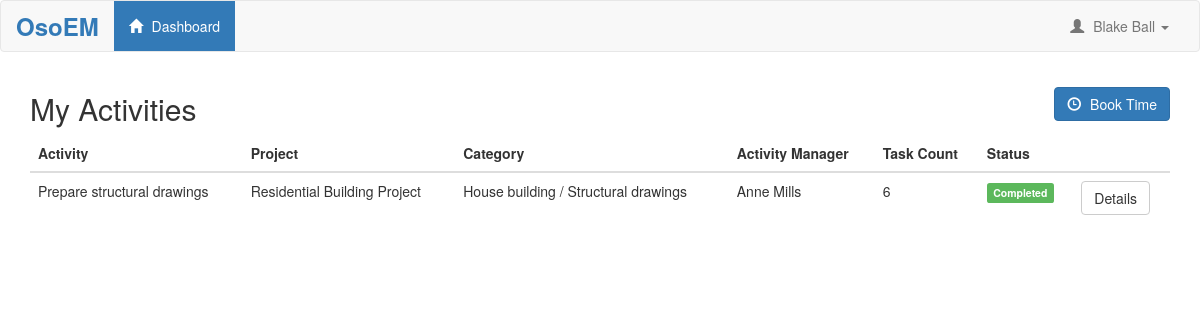
The page /app/public/dashboard.php (signed in) on the database its author committed.
### tables this page shows
CREATE TABLE Employees(
    employeeid INT NOT NULL AUTO_INCREMENT,
    firstname VARCHAR(255) NOT NULL,
    lastname VARCHAR(255) NOT NULL,
    password VARCHAR(255) NOT NULL,
    email VARCHAR(255) NOT NULL,
    PRIMARY KEY (employeeid)
);

CREATE TABLE Activities(
    activityid INT AUTO_INCREMENT NOT NULL,
    subcategoryid INT NOT NULL,
    activityname VARCHAR(255) NOT NULL,
    activitydescription VARCHAR(1000),
    activitymanagerid INT NOT NULL,
    plannedstart DATE,
    plannedfinish DATE,
    forecaststart DATE,
    forecastfinish DATE,
    actualstart DATE,
    actualfinish DATE,
    plannedhours DECIMAL(10,2),
    forecasthours DECIMAL(10,2),
    PRIMARY KEY (activityid),
    FOREIGN KEY (subcategoryid) REFERENCES ActivitySubcategories (subcategoryid),
    FOREIGN KEY (activitymanagerid) REFERENCES Employees (employeeid)
);

CREATE TABLE Projects(
    projectid INT NOT NULL AUTO_INCREMENT,
    projectmanagerid INT NOT NULL,
    projectno VARCHAR(255) NOT NULL UNIQUE,
    projectname VARCHAR(255) NOT NULL,
    PRIMARY KEY (projectid),
    FOREIGN KEY (projectmanagerid) REFERENCES Employees (employeeid)
);

CREATE TABLE ActivityCategories(
    categoryid INT NOT NULL AUTO_INCREMENT,
    projectid INT NOT NULL,
    categoryname VARCHAR(255) NOT NULL,
    PRIMARY KEY (categoryid),
    FOREIGN KEY (projectid) REFERENCES Projects (projectid)
);

CREATE TABLE ActivitySubcategories(
    subcategoryid INT NOT NULL AUTO_INCREMENT,
    categoryid INT NOT NULL,
    subcategoryname VARCHAR(255),
    PRIMARY KEY (subcategoryid),
    FOREIGN KEY (categoryid) REFERENCES ActivityCategories (categoryid)
);

### app/src/autoload.php (called while the page is built, shortened)
<?php
spl_autoload_register(function ($class_name) {
    $base_dir = __DIR__ . '/';
    $file = $base_dir . $class_name . '.php';
    $file = $base_dir . 'Services/' . $class_name . '.php';
    if (file_exists($file)) {
        return;
    }
});

### app/src/Database.php (called while the page is built, shortened)
<?php
class Database {
    private $connection;
    private static $instance = null;
    private function __construct() {
        $servername = "localhost";
        $username = "roshn";
        $password = "P@ssword";
        $database = "trial";
        $this->connection = new mysqli($servername, $username, $password, $database);
    }
    public static function getInstance() {
        if (self::$instance === null) {
            self::$instance = new self();
        }
        return self::$instance;
    }
    public function prepare($sql) {
        return $this->connection->prepare($sql);
    }
}

### app/src/Services/AuthService.php (called while the page is built, shortened)
<?php
require_once __DIR__ . '/../Database.php';
class AuthService {
    private $db;
    public function __construct() {
        $this->db = Database::getInstance();
    }
    public function validateSession() {
        if (isset($_SESSION['eid'])) {
            return $_SESSION['eid'];
        }
        return false;
    }
    public function getUserInfo($employeeid) {
        $sql = 'SELECT firstname, lastname, email FROM Employees WHERE employeeid=?;';
        $stmt = $this->db->prepare($sql);
        $stmt->bind_param('i', $employeeid);
        $stmt->execute();
        $result = $stmt->get_result();
        $user = $result->fetch_assoc();
        return $user;
    }
}

### app/src/Services/ActivityService.php (called while the page is built, shortened)
<?php
require_once __DIR__ . '/../Database.php';
class ActivityService {
    private $db;
    public function __construct() {
        $this->db = Database::getInstance();
    }
    public function getUserActivities($employeeid) {
        $sql = "SELECT DISTINCT
                    Activities.activityid,
                    Activities.activityname,
                    Activities.activitydescription,
                    Projects.projectname,
                    Projects.projectno,
                    ActivityCategories.categoryname,
                    ActivitySubcategories.subcategoryname,
                    CONCAT(Employees.firstname, ' ', Employees.lastname) AS activity_manager,
                    Activities.plannedstart,
                    Activities.plannedfinish,
                    Activities.actualstart,
                    Activities.actualfinish,
                    COUNT(ActivityTasks.taskid) AS task_count
                FROM Activities
                INNER JOIN ActivityTasks ON Activities.activityid = ActivityTasks.activityid
                INNER JOIN ActivityTaskAssignments ON ActivityTasks.taskid = ActivityTaskAssignments.taskid
                INNER JOIN ActivitySubcategories ON Activities.subcategoryid = ActivitySubcategories.subcategoryid
                INNER JOIN ActivityCategories ON ActivitySubcategories.categoryid = ActivityCategories.categoryid
                INNER JOIN Projects ON ActivityCategories.projectid = Projects.projectid
                INNER JOIN Employees ON Activities.activitymanagerid = Employees.employeeid
                WHERE ActivityTaskAssignments.userid = ?
                GROUP BY Activities.activityid
                ORDER BY Projects.projectname, Activities.activityname";
        $stmt = $this->db->prepare($sql);
        $stmt->bind_param('i', $employeeid);
        $stmt->execute();
        $result = $stmt->get_result();
        $data = [];
        while ($row = $result->fetch_assoc()) {
            $data[] = $row;
        }
        return $data;
    }
}

### app/public/dashboard.php (the view, shortened to what this page needs)
<?php
    require_once '../src/autoload.php';
    $authService = new AuthService();
    $eid = $authService->validateSession();
    $activityService = new ActivityService();
    $data = $activityService->getUserActivities($eid);
?>
<!DOCTYPE html>
<html lang ="en">
<head>
    <link rel="stylesheet" href="https://maxcdn.bootstrapcdn.com/bootstrap/3.4.1/css/bootstrap.min.css">
</head>
<body>
    <?php include 'includes/header.php'; ?>
    <div class="container" >
    <div class="row">
        <div class="col-md-8">
            <h2>My Activities</h2>
        </div>
        <div class="col-md-4 text-right">
            <a href="book_time.php" class="btn btn-primary" style="margin-top: 15px;">
                <span class="glyphicon glyphicon-time"></span> Book Time
            </a>
        </div>
    </div>
    <table class="table table-hover">
    <thead>
    <tr>
    <th>Activity</th>
    <th>Project</th>
    <th>Category</th>
    <th>Activity Manager</th>
    <th>Task Count</th>
    <th>Status</th>
    <th></th>
    </tr>
    </thead>
    <tbody>
    <?php
    foreach ($data as $activity){
        echo "<tr>";
        echo "<td>".$activity["activityname"]."</td>";
        echo "<td>".$activity["projectname"]."</td>";
        echo "<td>".$activity["categoryname"]." / ".$activity["subcategoryname"]."</td>";
        echo "<td>".$activity["activity_manager"]."</td>";
        echo "<td>".$activity["task_count"]."</td>";
        $status = "Not Started";
        if ($activity["actualstart"]) {
            $status = $activity["actualfinish"] ? "Completed" : "In Progress";
        } else if ($activity["plannedstart"] && strtotime($activity["plannedstart"]) <= time()) {
            $status = "Overdue";
        }
        echo "<td><span class='label label-";
        switch($status) {
            case "Completed": echo "success'>Completed"; break;
        }
        echo "</span></td>";
        echo '<td><form action="activity.php" method="post">';
        echo '<button type="submit" class="btn btn-default">Details</button>';
        echo '</form></td>';
        echo "</tr>";
    }
    ?>
    </tbody>
    </table>
    </div>
</body>
</html>

### app/public/includes/header.php (shortened to what this page needs)
<?php
$eid = $authService->validateSession();
$userInfo = $authService->getUserInfo($eid);
$userName = $userInfo['firstname'] . ' ' . $userInfo['lastname'];
?>
<nav class="navbar navbar-default">
    <div class="container-fluid">
        <div class="navbar-header">
            <a class="navbar-brand" href="dashboard.php">
                <strong>OsoEM</strong>
            </a>
        </div>
        <div class="collapse navbar-collapse" id="navbar-collapse">
            <ul class="nav navbar-nav">
                <li class="<?php echo basename($_SERVER['PHP_SELF']) == 'dashboard.php' ? 'active' : ''; ?>">
                    <a href="dashboard.php">
                        <span class="glyphicon glyphicon-home"></span> Dashboard
                    </a>
                </li>
            </ul>
            <ul class="nav navbar-nav navbar-right">
                <li class="dropdown">
                    <a href="#" class="dropdown-toggle" data-toggle="dropdown" role="button" aria-haspopup="true" aria-expanded="false">
                        <span class="glyphicon glyphicon-user"></span>
                        <?php echo htmlspecialchars($userName); ?>
                        <span class="caret"></span>
                    </a>
                </li>
            </ul>
        </div>
    </div>
</nav>

### app/public/includes/header.php (style rules this page uses)
.navbar-brand { font-size: 24px; color: #337ab7 !important; }
.navbar-default .navbar-nav > .active > a, .navbar-default .navbar-nav > .active > a:hover, .navbar-default .navbar-nav > .active > a:focus { background-color: #337ab7; color: white !important; }
.glyphicon { margin-right: 5px; }

### rows shown on the page
employees: userName "Blake Ball"
activities: activityname "Prepare structural drawings", projects.projectname "Residential Building Project", activitycategories.categoryname "House building", subcategoryid.subcategoryname "Structural drawings", activity_manager "Anne Mills", task_count "6", actualfinish "Completed"
